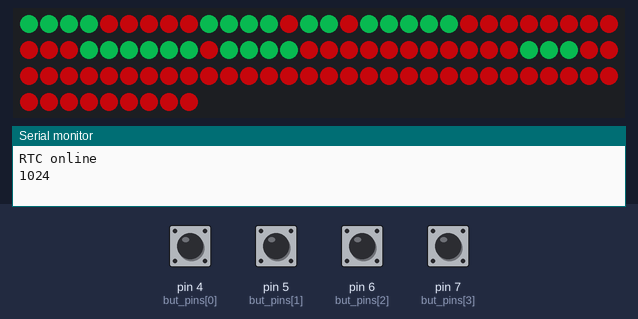
A sketch run on a simulated Arduino Uno, built with avr-gcc and run on an emulated ATmega328P. On the bench: 99 RGB LEDs in strip order, left to right, continuing on the next row, the last lines printed to the serial monitor. Inputs (shaded band) come from the test bench; at power-on: pin 4 (but_pins[0]), pin 5 (but_pins[1]), pin 6 (but_pins[2]), pin 7 (but_pins[3]) LOW. Dim RGB values are drawn brighter than linear; the local clock reads 2024-03-15 10:24:30 at power-on unless the sketch sets it; random numbers use the default seed unless the sketch sets one; EEPROM starts erased.

Above: at 4.9 s.
5.0 s: pin 6 (but_pins[2]) pulled HIGH for 0.15 s
At 8.5 s:
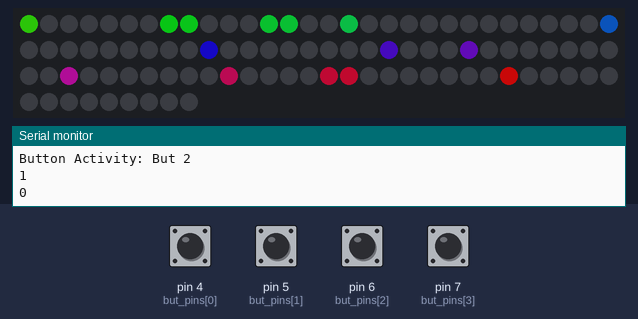
13.3 s: pin 7 (but_pins[3]) pulled HIGH for 0.15 s
At 13.7 s:
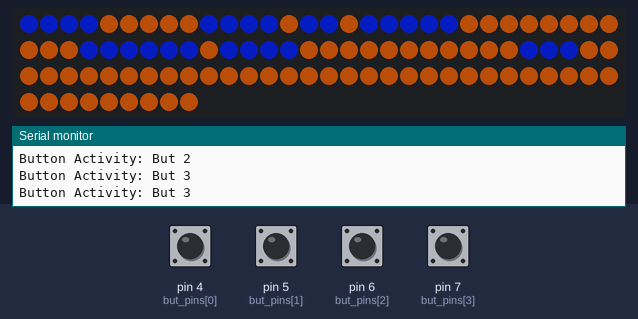
14.9 s: pin 6 (but_pins[2]) pulled HIGH for 1 s
At 18.3 s:
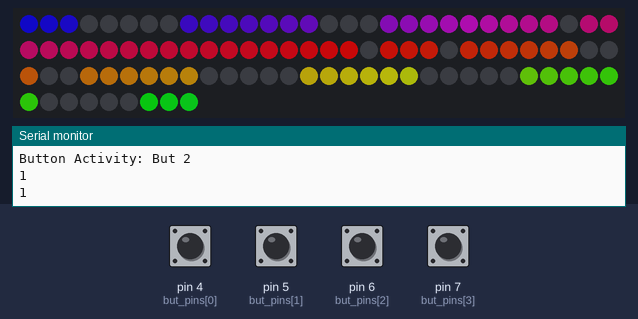
Timing chart, 0 to 19.8 s (numbered marks = the images above; inputs shaded):
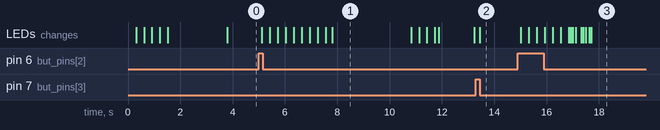

Measured:
- after the input at 5.0 s, the LEDs: first change after 0.11 s (image 1 shows a later state)
- after the input at 13.3 s, the LEDs: change after 0.14 s (image 2)
- after the input at 14.9 s, the LEDs: first change after 0.11 s (image 3 shows a later state)

The sketch:

WordClockMaggie_untested.ino
```cpp
#include <FastLED.h>
#include <EEPROM.h>


#define NUM_LEDS 99
#define DATA_PIN 3
#define COLOR_ORDER GRB
#define LED_TYPE    WS2812B
#define BRIGHTNESS 100
#define ENABLE_RTC

#include "RTClib.h"
RTC_DS3231 rtc;
unsigned long millis_global = 0;
int seconds_global = 0;
int minutes_global  = 53;
int hours_global = 9;
unsigned long time_last = 0;
unsigned long last_update = 0;
int update_interval = 100;
unsigned long last_time_update = 0;
unsigned long time_update_interval = 30000;
bool b_time_changed = false;

// Button items
int but_pins[] = {4, 5, 6, 7};
int state_last[] = {1, 1, 1, 1};
unsigned long state_debounce[] = {0, 0, 0, 0};
int but_state[] = {0, 0, 0, 0};
int debounce_time = 100;
uint8_t color_state = 9;

// States and EEPROM stuff
int eepromAddr = 0;

int R = 100;
int G = 0;
int B = 255;

uint8_t gHue = 255;
uint8_t gSat = 210;
uint8_t gVal = 255;


CRGB leds[NUM_LEDS];

struct Word {
  uint8_t row;
  uint8_t cols[6];
};

Word Yo     = {0, {0, 1, 100, 100, 100, 100}};
Word Mags   = {0, {3, 4, 5, 6, 100, 100}};
Word Dude   = {0, {7, 8, 9, 10, 100, 100}};
Word It     = {1, {0, 1, 100, 100, 100, 100}};
Word Is     = {1, {3, 4, 100, 100, 100, 100}};
Word About  = {1, {6, 7, 8, 9, 10, 100}};
Word Half   = {2, {0, 1, 2, 3, 100, 100}};
Word TenTo  = {2, {4, 5, 6, 100, 100, 100}};
Word To     = {2, {9, 10, 100, 100, 100, 100}};
Word Twenty = {3, {0, 1, 2, 3, 4, 5}};
Word Past   = {3, {7, 8, 9, 10, 100, 100}};
Word Eleven = {4, {0, 1, 2, 3, 4, 5}};
Word Four   = {4, {7, 8, 9, 10, 100, 100}};
Word Ten    = {5, {0, 1, 2, 100, 100, 100}};
Word Six    = {5, {3, 4, 5, 100, 100, 100}};
Word Seven  = {5, {6, 7, 8, 9, 10, 100}};
Word One    = {6, {0, 1, 2, 100, 100, 100}};
Word Twelve = {6, {4, 5, 6, 7, 8, 9}};
Word Five   = {7, {0, 1, 2, 3, 100, 100}};
Word Two    = {7, {4, 5, 6, 100, 100, 100}};
Word Nine   = {7, {7, 8, 9, 10, 100, 100}};
Word Three  = {8, {2, 3, 4, 5, 6, 100}};
Word Eight  = {8, {6, 7, 8, 9, 10, 100}};
Word Sea    = {1, {4, 5, 6, 100, 100, 100}};
Word U      = {1, {9, 100, 100, 100, 100, 100}};
Word In     = {7, {8, 9, 100, 100, 100, 100}};
Word LA     = {8, {0, 1, 100, 100, 100, 100}};

// Secret messages
const uint8_t PROGMEM secret_sequence[9] = {15, 16, 17, 20, 85, 86, 98, 97, 100}; // hard-coded secret sequence, these are LED-positions
const uint8_t PROGMEM come_on_eileen[] = {8, 13, 7, 16, 76, 75, 29, 39, 48, 62, 70, 84, 100};
//uint8_t M[] = {98, 97, 96, 77, 78, 79, 76, 75, 74, 55, 56, 57, 54, 53, 52, 33, 34, 35, 22, 23, 24, 11, 12, 13, 10, 9, 8, 13, 14, 24, 25, 26, 36, 37, 38, 50, 49, 48, 60, 28, 29, 18, 2, 1, 0, 19, 20, 21, 30, 31, 32, 39, 40, 41, 42, 43, 46, 45, 44, 46, 45, 44, 63, 64, 65, 68, 67, 66, 85, 86, 87, 90, 89, 88, 100};
const uint8_t PROGMEM M[] = {98, 97, 96, 77, 78, 79, 76, 75, 74, 55, 56, 57, 54, 53, 52, 33, 34, 35, 22, 23, 24, 11, 12, 13, 10, 9, 8, 14, 25, 26, 36, 37, 38, 50, 49, 48, 60, 28, 29, 18, 2, 1, 0, 19, 20, 21, 30, 31, 32, 39, 40, 41, 42, 43, 46, 45, 44, 63, 64, 65, 68, 67, 66, 85, 86, 87, 90, 89, 88, 100};

uint8_t LED_BUFFER[NUM_LEDS];
uint8_t buf_cnt = 0;

//Word secret_words[4] = {Sea, U, In, LA};
Word hour_words[12] = {Twelve, One, Two, Three, Four, Five, Six, Seven, Eight, Nine, Ten, Eleven};
Word all_words[23] = {Yo, Mags, Dude, It, Is, About, Half, TenTo, To, Twenty, Past, Eleven,
            Four, Ten, Six, Seven, One, Twelve, Five, Two, Nine, Three, Eight};


uint8_t letters[9][11] = {{11, 10, 9, 8, 7, 6, 5, 4, 3, 2, 1},
                      {12, 13, 14, 15, 16, 17, 18, 19, 20, 21, 22},
                      {23, 24, 25, 26, 27, 28, 29, 30, 31, 32, 33},
                      {34, 35, 36, 37, 38, 39, 40, 41, 42, 43, 44},
                      {55, 54, 53, 52, 51, 50, 49, 48, 47, 46, 45},
                      {56, 57, 58, 59, 60, 61, 62, 63, 64, 65, 66},
                      {77, 76, 75, 74, 73, 72, 71, 70, 69, 68, 67},
                      {78, 79, 80, 81, 82, 83, 84, 85, 86, 87, 88},
                      {99, 98, 97, 96, 95, 94, 93, 92, 91, 90, 89}};

void setup() {
  // Button setup
  pinMode(but_pins[0], INPUT);
  pinMode(but_pins[1], INPUT);
  pinMode(but_pins[2], INPUT);
  pinMode(but_pins[3], INPUT);

  // Initialize random seed
  randomSeed(analogRead(A3));

  // Get EEPROM data saved
  color_state = getColorState();

  // LED setup
  FastLED.addLeds<WS2812B, DATA_PIN, COLOR_ORDER>(leds, NUM_LEDS);
  //FastLED.addLeds<LED_TYPE,DATA_PIN,COLOR_ORDER>(leds, NUM_LEDS).setCorrection(TypicalLEDStrip);
  // set master brightness control
  FastLED.setBrightness(BRIGHTNESS);
  for (int i = 0; i < 9; i++) {
    for (int j = 0; j < 11; j++) {
      letters[i][j] = letters[i][j] - 1; // Set to 0-indexing
    }
  }

  turnOffAll();
  stripeDownRainbow(true);
  stripeDownRainbowOff();
  delay(1000);

  //testAll();

  Serial.begin(9600);

  updateTime();
  time_last = millis();

}

void loop() {
  //testAll();
  /*
  for (int i = 0; i < 23; i++) {
    turnOn(all_words[i]);
    FastLED.show();
    delay(100);
    turnOff(all_words[i]);

  }
  */
  checkButtons();

  unsigned long time_now = millis();

  if ((time_now - time_last) > 10*60000) {
    updateTime();
    time_last = time_now;
  }

  if ((time_now - last_update) > update_interval) {
    setColor(color_state);
    displayTime();
    last_update = time_now;
  }

  time_now = millis();
  if ((time_now - last_time_update) >= time_update_interval) {
    // keep these two calls next to each other for accuracy purposes
    unsigned long time_change = time_now - last_time_update;
    last_time_update = time_now;

    updateTime(time_change);
  }

}

// function that parses the RTC clock time, and outputs it correctly to the display
void updateTime() {
  DateTime now = getRTCTime();
  int minutes = now.minute();
  int hours   = now.hour() % 12; // if time is 12 or 24 --> 0, 0 == 12

  minutes_global = minutes;
  hours_global = hours;

  Serial.print(hours);
  Serial.println(minutes);
}

// function that updates the time based on how much time has elapsed
void updateTime(unsigned long time_change) {

  millis_global = millis_global + time_change;
  unsigned int seconds    = millis_global / 1000;
  millis_global = seconds_global % 1000; // re-range back to 0-999

  seconds_global = seconds_global + seconds;
  unsigned int minutes    = seconds_global / 60;
  seconds_global = seconds_global % 60; // re-range back to 0-59

  minutes_global = minutes_global + minutes;
  unsigned int hours      = minutes_global / 60;
  minutes_global = minutes_global % 60; // re-range back to 0-59

  hours_global = (hours_global + hours) % 12; // re-ranged to 0-11

  Serial.print(millis_global);
  Serial.print(", ");
  Serial.print(seconds_global);
  Serial.print(", ");
  Serial.print(minutes_global);
  Serial.print(", ");
  Serial.print(hours_global);
  Serial.print(", ");
}

// Draw the time on the clock
void displayTime() {
  int minutes = minutes_global;
  int hours   = hours_global;
  Word first_word;
  Word second_word;
  bool b_about = true;
  bool b_past  = true;
  bool b_first_word = true;

  if (minutes >= 55) {
    b_first_word = false;
  } else if (minutes >= 45) {
    first_word = TenTo;
  } else if (minutes >= 35) {
    first_word = Twenty;
  } else if (minutes >= 25) {
    first_word = Half;
  } else if (minutes >= 15) {
    first_word = Twenty;
  } else if (minutes >= 5) {
    first_word = TenTo;
  } else {
    b_first_word = false;
  }

  if (minutes >= 35) {
    b_past = false;
    second_word = hour_words[(hours+1) % 12]; // to the next hour
  } else {
    second_word = hour_words[hours]; // past the current hour
  }

  // Now turn on the appropriate LEDS
  turnOffAll();
  if ((color_state > 10) & (color_state < 20)) {
    fill_solid(leds, NUM_LEDS, CHSV(gHue + 128, gSat, gVal)); // experimenting
  }
  turnOn(Yo);
  turnOn(Dude);
  turnOn(It);
  turnOn(Is);
  if ((b_past) & (b_first_word)) {
    turnOn(Past);
  } else if ((!b_past) & (b_first_word)) {
    turnOn(To);
  }
  if ((minutes % 10) != 0) {
    turnOn(About);
  }
  if (b_first_word) {
    turnOn(first_word);
  }

  turnOn(second_word);
  FastLED.show();
}

DateTime getRTCTime() {

  if (! rtc.begin()) {
    Serial.println(F("Couldn't find RTC"));
    return false;
  } else {
    Serial.println(F("RTC online"));

    if (rtc.lostPower()) {
        Serial.println(F("RTC lost power, lets set the time!"));
        rtc.adjust(DateTime(2020, 1, 21, 0, 0, 0));
    }

    if (b_time_changed) {
      rtc.adjust(DateTime(2020, 1, 26, hours_global, minutes_global, seconds_global));
      b_time_changed = false;
    }

    DateTime now = rtc.now();

    // Line below is necessary to prevent issues between i2c and FastLED interrupts(?)
    TWCR = 0; // reset TwoWire Control Register to default, inactive state
    return now;
  }

}

// function to handle any turn-on given a buffer (max size of NUM_LEDS)
void processLEDBuffer(uint8_t color_mode) {
  if (buf_cnt > 0) {

    unsigned int time_delay = 2000 / buf_cnt;
    //unsigned int time_delay = 2;

    unsigned int b_rainbow = random(0, 2);

    Serial.println(b_rainbow);


    uint8_t values[buf_cnt];
    uint8_t hues[buf_cnt];

    for (int i = 0; i < buf_cnt; i++) {
      values[i] = 0;
      hues[i] = gHue;
    }

    uint8_t fade_cnt = 0;
    unsigned long time_last = millis();

    // basic, just fade each one on, possibly with rainbow
    if (color_mode == 0) {
      for (int i = 0; i < buf_cnt; i++) {
        leds[LED_BUFFER[i]] = CHSV( hues[i], gSat, 0);
      }

      while (values[buf_cnt-1] < 255) {
        for (int i = 0; i < fade_cnt; i++) {
          if (values[i] >= 254) {
            values[i] = 255;
          } else {
            values[i] += 1;
          }

          if (b_rainbow == 1) {
             hues[i] += 1;
          }

          leds[LED_BUFFER[i]] = CHSV( hues[i], gSat, values[i]);
        }

        if (((millis() - time_last) > time_delay) & (fade_cnt < buf_cnt)) {
          time_last = millis();
          fade_cnt ++;
        }

        FastLED.show();
        delay(10);
      }

      if (b_rainbow == 1) {
        for (int k = 0; k < 300; k++) {
          for (int i = 0; i < fade_cnt; i++) {
            hues[i] += 1;
            leds[LED_BUFFER[i]] = CHSV( hues[i], gSat, values[i]);
          }
          FastLED.show();
          delay(10);
        }
      }
    }

    if (color_mode == 1) {
      turnAllOnAtRandom(); //blocking
      turnAllOffAtRandom(true, LED_BUFFER); // also blocking
      delay(3000);
    }

    clearBuffer();
  }
}

void fadeInBy(uint8_t led_pos, uint8_t by) {

}
void addToBuffer(uint8_t * seq) {
  uint8_t cnt = 0;
  while ((*(seq + cnt) != 100) & (cnt < NUM_LEDS + 1)) {
    addToBuffer(*(seq + cnt));
    cnt++;
  }
}

void addToBuffer(uint8_t pos) {
  LED_BUFFER[buf_cnt] = pos;
  buf_cnt++;
  if (buf_cnt >= NUM_LEDS) {
    buf_cnt = NUM_LEDS;
  }
}

void clearBuffer() {
  for (int i = 0; i < NUM_LEDS; i++) {
    LED_BUFFER[i] = 100;
  }
  buf_cnt = 0;
}

void turnOn(Word this_word) {
  turnOn(this_word, false);
}

void turnOn(Word this_word, bool b_buffer) {
  for (int j = 0; j < 6; j++) {
    if (this_word.cols[j] == 100) {
      return;
    }
    if (b_buffer) {
      addToBuffer(letters[this_word.row][this_word.cols[j]]);
    } else {
      leds[letters[this_word.row][this_word.cols[j]]] = CHSV( gHue, gSat, gVal);
    }
  }
}

void turnOff(Word this_word) {
  for (int j = 0; j < 6; j++) {
    if (this_word.cols[j] == 100) {
      return;
    }
    leds[letters[this_word.row][this_word.cols[j]]] = CRGB(0, 0, 0);
  }
}

void turnOffAll() {
  fill_solid( leds, NUM_LEDS, CRGB(0,0,0));
  //FastLED.show();
}


// designs

void stripeDownRainbow() {
  stripeDownRainbow(false);
}

void stripeDownRainbow(bool b_fade) {
  uint8_t hue = 0;
  uint8_t dHue = 255 / NUM_LEDS;

  for (int j = 0; j < 11; j++) {
    for(int i = 0; i < 9; i++) {
      hue += dHue;
      if (b_fade) {
        fadeToBlackBy( leds, NUM_LEDS, 10);
      }
      leds[letters[i][j]] = CHSV(hue, 200, 255);
      FastLED.show();
      delay(5);
    }
  }

  if (b_fade) {
    for (int i = 0; i < 100; i++) {
      fadeToBlackBy( leds, NUM_LEDS, 10);
      FastLED.show();
      delay(5);
    }
  }
}

void stripeDownRainbowOff() {
  for (int j = 0; j < 11; j++) {
    for(int i = 0; i < 9; i++) {
      leds[letters[i][j]] = CHSV(0, 0, 0);
      FastLED.show();
      delay(5);
    }
  }
}

void turnOnAtRandom(uint8_t * seq) {
  unsigned int cnt = 0;
  while ( *(seq + cnt) != 100) {
    cnt++;
  }

  uint8_t sequence[cnt];

  for (int i = 0; i < cnt; i++) {
    sequence[i] = *(seq + i);
  }

  //shuffle the sequence
  for (int i = 0; i < cnt; i++) {
    int n = random(0, cnt);
    int temp = sequence[n];
    sequence[n] = sequence[i]; // swap i and n
    sequence[i] = temp;
  }

  uint8_t dHue = 255 / NUM_LEDS;

  uint8_t refHue = random(0, 255);
  for (int i = 0; i < NUM_LEDS; i++) {
    uint8_t hue = refHue +  dHue * sequence[i];
    leds[sequence[i]] = CHSV(hue, 200, 255);
    FastLED.show();
    delay(5);
  }

}

void turnAllOnAtRandom() {
  uint8_t sequence[NUM_LEDS + 1];
  for (int i = 0; i < NUM_LEDS; i++) {
    sequence[i] = i;
  }

  sequence[NUM_LEDS] = 100;

  turnOnAtRandom(sequence);

}

void turnAllOffAtRandom() {
  //int * pNull = NULL;
  turnAllOffAtRandom(false, NULL );
}

void turnAllOffAtRandom(bool b_secret_sequence, uint8_t * seq) {
  uint8_t sequence[NUM_LEDS];
  for (int i = 0; i < NUM_LEDS; i++) {
    sequence[i] = i;
  }

  //shuffle the sequence
  for (int i = 0; i < NUM_LEDS; i++) {
    int n = random(0, NUM_LEDS);
    int temp = sequence[n];
    sequence[n] = sequence[i]; // swap i and n
    sequence[i] = temp;
  }

  for (int i = 0; i < NUM_LEDS; i++) {
    if (b_secret_sequence) {
      if (!checkInSequence(sequence[i], seq)) {
        leds[sequence[i]] = CRGB(0,0,0);
      }
    } else {
      leds[sequence[i]] = CRGB(0,0,0);
    }
    FastLED.show();
    delay(5);
  }
}

bool checkInSequence(int n, uint8_t *sequence) {
  uint8_t cnt = 0;
  while (*sequence != 100) {
    if (n == *sequence) {
      return true;
    }

    if (cnt > 100) {
      return false; // fail safe to break out of while loop
    }
    sequence = sequence + 1; // advance pointer
    cnt++;
  }

  return false;
}

void checkButtons() {
  checkButton(0);
  checkButton(1);
  checkButton(2);
  checkButton(3);
}

void checkButton(int n) {
  int state = digitalRead(but_pins[n]);

  if (state != state_last[n]) {
    state_debounce[n] = millis();
  }

  if ((millis() - state_debounce[n]) > debounce_time) {
    if (state != but_state[n]) {
      but_state[n] = state;
      Serial.print("Button Activity: But ");
      Serial.println(n);
      if (state == HIGH) {
        if (n < 2) {
          set_time(n);
        }
        if (n == 2) {
          doSecretThing();
        }
        if (n == 3) {
          changeColorState();
        }
      }
    }
  }
  state_last[n] = state;
}

void doSecretThing() {

  uint8_t R = random(0,3);
  uint8_t * S;

  if (R == 0) { S = M; }
  if (R == 1) { S = secret_sequence; }
  if (R == 2) { S = come_on_eileen; }

  uint8_t seq[NUM_LEDS+1];
  uint8_t val = pgm_read_byte_near(S);
  byte cnt = 0;

  while (val !=  100) {
    seq[cnt] = val;
    cnt++;
    val = pgm_read_byte_near(S + cnt);
  }
  seq[cnt] = 100;

  addToBuffer(seq);

  stripeDownRainbowOff(); //blocking

  uint8_t color_mode = random(0,19) / 10;

  Serial.println(color_mode);
  processLEDBuffer(color_mode);


  for (int i = 0; i < 255; i ++) {
    fadeToBlackBy( leds, NUM_LEDS, 5);
    FastLED.show();
    FastLED.delay(5);
  }
}

// Cycle through color states
void changeColorState() {
  color_state = (color_state + 1) % 20;
  setColor(color_state);

  // write color state to eeprom
  EEPROM.write(eepromAddr, color_state); // 1 byte
}


uint8_t getColorState() {
  uint8_t state =  EEPROM.read(eepromAddr);
  return (state % 20);
}

// cycle through colors
void setColor(uint8_t color_state) {
  gVal = 255;
  gSat = 210;

  if ((color_state == 10) || (color_state == 19)) {
    gHue = (gHue+1) % 255;
  }

  if (color_state <= 8) {
    gHue = 31 * color_state;
  }

  if (color_state == 9) {
    gHue = 0;
    gSat = 0;
    gVal = 255;
  }

  if ((color_state > 10) & (color_state < 19)) {
    gHue = 31 * (color_state - 11);
  }
}

void set_time(int n) {
  int del = (n == 1 ? 1 : -1);

  minutes_global += del * (5); // resolution of 5 minutes.
  minutes_global = (minutes_global / 5) * 5;

  if (minutes_global >=60) {
    minutes_global = 0;
    hours_global += 1;
  } else if (minutes_global < 0) {
    minutes_global = 55;
    hours_global -= 1;
  }

  hours_global = hours_global % 12;

  if (hours_global < 0) {
    hours_global = 11;
  }

  b_time_changed = true;
}
```
